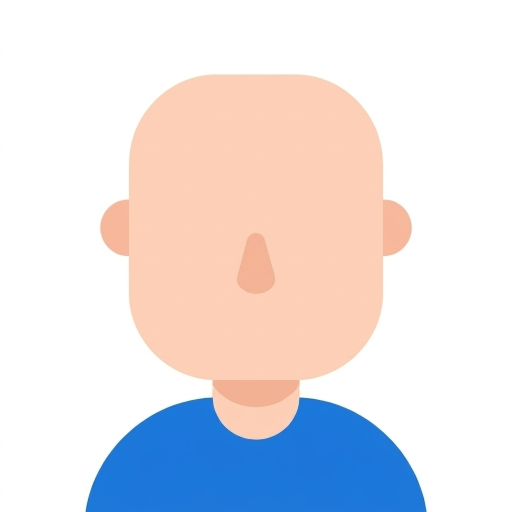
#> input picture assets/character-base/nano/base-canonical-bignose.png, 1024 x 1024 px (shown at 1/2 size)
$ python measure-sideburn.py base-canonical-bignose.png
#> lines starting #> are read from the running program, lines starting #| are printed output that depends on the picture; after the words box and inside, x2 and y2 are one past the last pixel; in counts of white or black regions, pixels touching at a corner belong together
#!/usr/bin/env -S uv run --script
# /// script
# requires-python = ">=3.11"
# dependencies = ["pillow","numpy"]
# ///
"""Measure a hair or beard sideburn against the seam contract.

    uv run measure-sideburn.py hair/seam/buzz-APPROVED.png

Walks inward from the head edge on every row and reports the width, plus the row where the
hair stops. See hair/seam/SIDEBURN-RECIPE.md for the target: a square flat cut at y399.

⚠ The probe uses the HEAD EDGE (x258 / x765), not the silhouette. The ears protrude to x201
between y400 and y511, so a silhouette read latches onto the ear. The head's sides are a
straight vertical line from y320 to y615, which is the span that matters; below y615 the jaw
curves in and the probe correctly falls outside the head, which is not a gap.

Walks inward from the head edge on each row. Reports the band width and flags any row where
bare skin appears at the edge — that is the gap/notch we have been chasing.
"""
import sys, numpy as np
from PIL import Image
LO, HI = 258, 765
for p in sys.argv[1:]:
    a = np.array(Image.open(p).convert("RGB").resize((1024,1024))).astype(int)
    dark = (a.sum(2) < 480)                      # the hair/beard mass
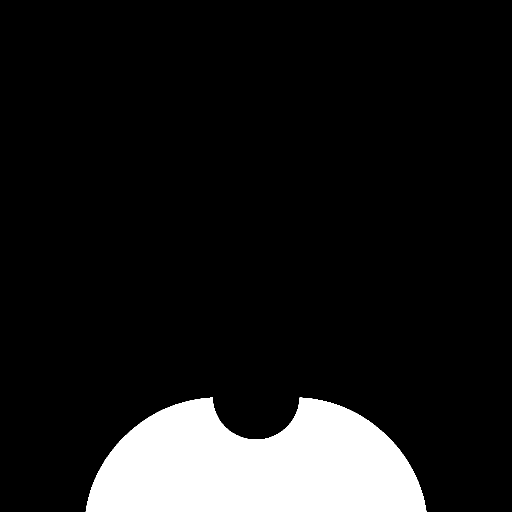
#> dark: shape (1024, 1024) bool (shown at 1/2 size); 11% white; 1 white region, box (x1, y1, x2, y2) and area: (171, 795, 853, 1024) 114925
    print(f"\n{p}")
    for side, edge, step in (("L", LO, 1), ("R", HI, -1)):
        def u_row(y):
            return dark[y, edge + step*2]
        widths, breaks = {}, []
        for y in range(300, 720):
            w = 0
            while 0 <= edge + step*w < 1024 and dark[y, edge + step*w]: w += 1
            if y % 40 == 0: widths[y] = w
            if 320 <= y <= 700 and w == 0: breaks.append(y)
        # ⚠ Report the LOWEST row that still has hair, not the first bare one. A mohawk is
        # shaved at the sides high up, so "first bare row" reported y320 on it — the number
        # that matters is where the sideburn ENDS. The contract wants that at y399.
        lowest = max([y for y in range(320, 700) if u_row(y)], default=0)
        run = f"  >> SIDEBURN ENDS y{lowest}" if lowest else "  >> no hair at the edge"
        # ⚠⚠ The OUTBOARD check. Everything above walks INWARD from the head edge, so it is
        # blind to hair sticking OUT past the edge — and that is what makes a sideburn look
        # like it is sitting on the ear. The ear occupies x201-258 (left) from y400 to y511,
        # so any hair outboard of the edge in the rows just above y400 lands on top of it.
        # buzz, mohawk and receding all measure 0 here. m12-shortsides measured +22 and was removed
        # from the set for that reason among others — check this BEFORE starting a style.
        # ⚠⚠ Hair ABOVE the ear is not a fault — the locked crop has 288px of it at the temple
        # and always did. Only hair OUTBOARD OF THE HEAD EDGE IN THE EAR'S OWN ROWS (y400-511)
        # sits on the ear. Measuring a band that straddled both reported "overhangs by 12px"
        # identically for an asset with 2px on the ear and one with 1014px, which sent me
        # chasing the wrong thing.
        # the ear's own rows, outboard of the head edge — this is the number that matters
        lo2, hi2 = (180, LO) if side == "L" else (HI, 844)
        on_ear = int(dark[400:512, lo2:hi2].sum())
        flag = "" if on_ear < 60 else f"   ⚠ {on_ear}px OF HAIR ON THE EAR"
        print(f"  {side}: " + " ".join(f"y{y}:{w}" for y, w in widths.items()) + run + flag)
#> this loop made 2 passes
#> (lowest, run, on_ear, flag) on passes 1 to 2: (0, '  >> no hair at the edge', 0, ''), (0, '  >> no hair at the edge', 0, '')
#|   L: y320:0 y360:0 y400:0 y440:0 y480:0 y520:0 y560:0 y600:0 y640:0 y680:0  >> no hair at the edge
#|   R: y320:0 y360:0 y400:0 y440:0 y480:0 y520:0 y560:0 y600:0 y640:0 y680:0  >> no hair at the edge

$ run again, on assets/character-base/nano/nb-base-2.png
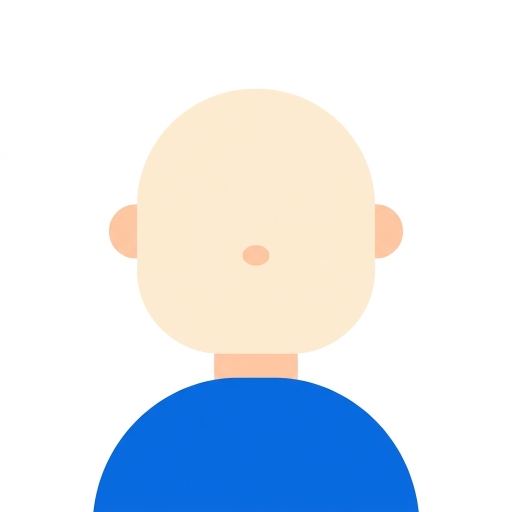
#> input picture assets/character-base/nano/nb-base-2.png, 1024 x 1024 px (shown at 1/2 size)
#> `dark = (a.sum(2) < 480)`:
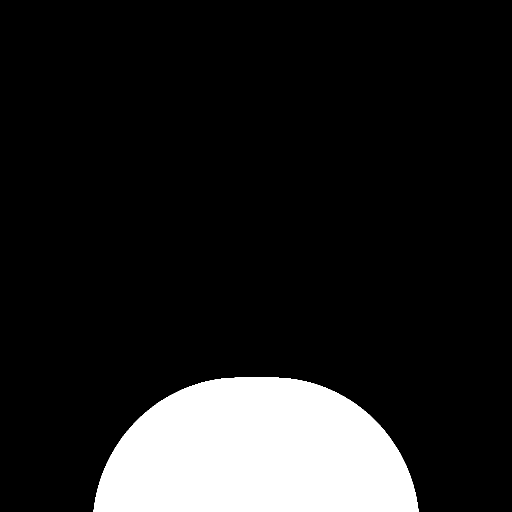
#> dark: shape (1024, 1024) bool (shown at 1/2 size); 13.1% white; 1 white region, box (x1, y1, x2, y2) and area: (187, 755, 837, 1024) 137842
#> the loop `for side, edge, step in (("L", LO, 1), ("R", HI, -1)):` made 2 passes
#> (lowest, run, on_ear, flag) on passes 1 to 2: (0, '  >> no hair at the edge', 0, ''), (0, '  >> no hair at the edge', 0, '')
#> (printed output is left out)
